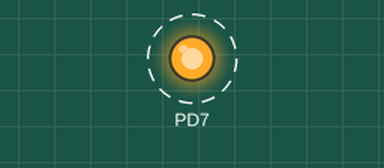
Simulated run of this program. Board: ATmega328P, built with avr-gcc and emulated at 16 MHz. Parts: output pins drawn as LEDs (lit = HIGH). Dashed ring = blinking.

Above: at 0.1 s.
Timing chart, 0 to 3.0 s (numbered marks = the images above):
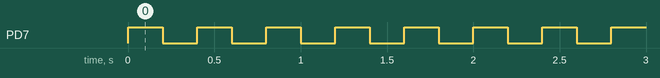

Measured:
- by itself, PD7: alternates HIGH for 0.20 s and LOW for 0.20 s

The program:

XORblink.c
```c
// (licence header left out)
#define F_CPU 16000000UL
#include <util/delay.h>
#include <avr/io.h>

int main(void)
{
    DDRD |= (1<<DDD7);			//PD7 output
    while (1)
    {
		PORTD ^= (1<<PORTD7);	//troggle pin
		_delay_ms(200);
    }
}
```
